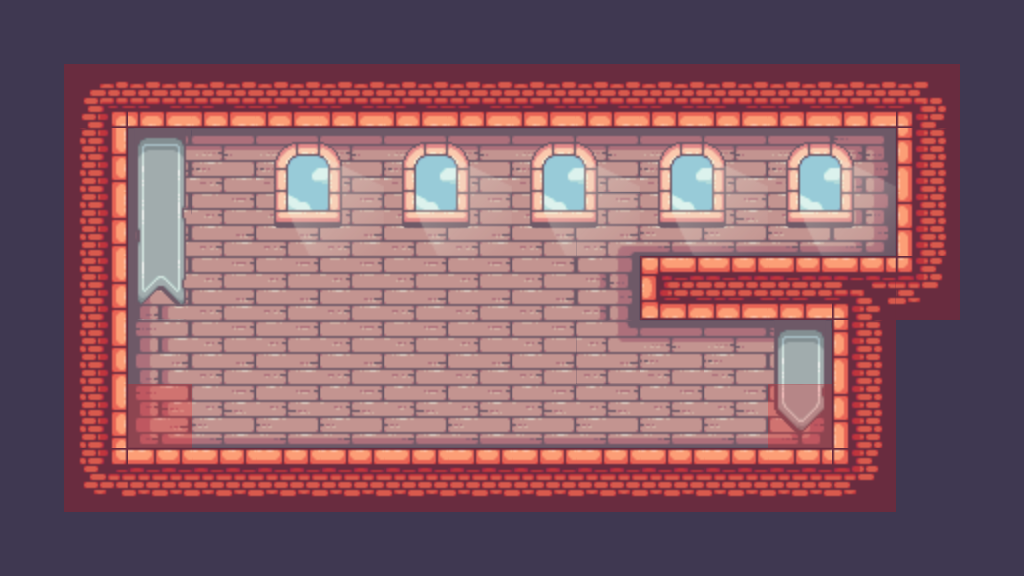

A 2D game scene composited from a Tiled map and its tileset images. What follows is a short description and the map's XML, with every tile layer's data as written:
An orthogonal 16x9 tile map with 64x64 px tiles, 4 tile layers (Background, Tiles, Decorations, Collisions), 3 tilesets and 5 objects.

<map version="1.10" tiledversion="1.10.0" orientation="orthogonal" renderorder="right-down" width="16" height="9" tilewidth="64" tileheight="64" infinite="0" nextlayerid="6" nextobjectid="13">
 <tileset firstgid="1" source="../tilesets/Main.tsx" />
 <tileset firstgid="248" source="../tilesets/Misc.tsx" />
 <tileset firstgid="251" source="../tilesets/Decorations.tsx" />
 <layer id="1" name="Background" width="16" height="9">
  <data encoding="csv">
41,41,41,41,41,41,41,41,41,41,41,41,41,41,41,41,
41,41,41,41,41,41,41,41,41,41,41,41,41,41,41,41,
41,41,41,41,41,41,41,41,41,41,41,41,41,41,41,41,
41,41,41,41,41,41,41,41,41,41,41,41,41,41,41,41,
41,41,41,41,41,41,41,41,41,41,41,41,41,41,41,41,
41,41,41,41,41,41,41,41,41,41,41,41,41,41,41,41,
41,41,41,41,41,41,41,41,41,41,41,41,41,41,41,41,
41,41,41,41,41,41,41,41,41,41,41,41,41,41,41,41,
41,41,41,41,41,41,41,41,41,41,41,41,41,41,41,41
</data>
 </layer>
 <layer id="2" name="Tiles" width="16" height="9">
  <data encoding="csv">
0,0,0,0,0,0,0,0,0,0,0,0,0,0,0,0,
0,27,60,60,60,60,60,60,60,60,60,60,60,60,28,0,
0,42,135,136,136,136,136,136,136,136,136,136,136,137,40,0,
0,42,154,155,155,155,155,155,155,141,174,174,174,175,40,0,
0,42,154,155,155,155,155,155,155,156,97,98,98,85,47,0,
0,42,154,155,155,155,155,155,155,160,136,136,137,40,0,0,
0,42,173,174,174,174,174,174,174,174,174,174,175,40,0,0,
0,46,22,22,22,22,22,22,22,22,22,22,22,47,41,0,
0,0,0,0,0,0,0,0,0,0,0,0,0,0,0,0
</data>
 </layer>
 <layer id="4" name="Decorations" width="16" height="9">
  <data encoding="csv">
0,0,0,0,0,0,0,0,0,0,0,0,0,0,0,0,
0,0,0,0,0,0,0,0,0,0,0,0,0,0,0,0,
0,0,259,0,274,275,274,275,274,275,274,275,274,275,0,0,
0,0,266,0,281,282,281,282,281,282,281,282,281,282,0,0,
0,0,273,0,0,0,0,0,0,0,0,0,0,0,0,0,
0,0,0,0,0,0,0,0,0,0,0,0,259,0,0,0,
0,0,0,0,0,0,0,0,0,0,0,0,280,0,0,0,
0,0,0,0,0,0,0,0,0,0,0,0,0,0,0,0,
0,0,0,0,0,0,0,0,0,0,0,0,0,0,0,0
</data>
 </layer>
 <objectgroup id="3" name="Misc">
  <object id="1" gid="248" x="175.675" y="446.2" width="92" height="112" />
  <object id="3" gid="249" x="133.196" y="448.681" width="44" height="32" />
  <object id="5" gid="249" x="133.196" y="417.398" width="44" height="32" />
  <object id="6" gid="249" x="789.424" y="447.514" width="44" height="32" />
  <object id="7" gid="249" x="790.008" y="416.467" width="44" height="32" />
 </objectgroup>
 <layer id="5" name="Collisions" width="16" height="9" opacity="0.22">
  <data encoding="csv">
0,0,0,0,0,0,0,0,0,0,0,0,0,0,0,0,
0,250,250,250,250,250,250,250,250,250,250,250,250,250,250,0,
0,250,0,0,0,0,0,0,0,0,0,0,0,0,250,0,
0,250,0,0,0,0,0,0,0,0,0,0,0,0,250,0,
0,250,0,0,0,0,0,0,0,0,250,250,250,250,250,0,
0,250,0,0,0,0,0,0,0,0,0,0,0,250,0,0,
0,250,250,0,0,0,0,0,0,0,0,0,250,250,0,0,
0,250,250,250,250,250,250,250,250,250,250,250,250,250,0,0,
0,0,0,0,0,0,0,0,0,0,0,0,0,0,0,0
</data>
 </layer>
</map>
